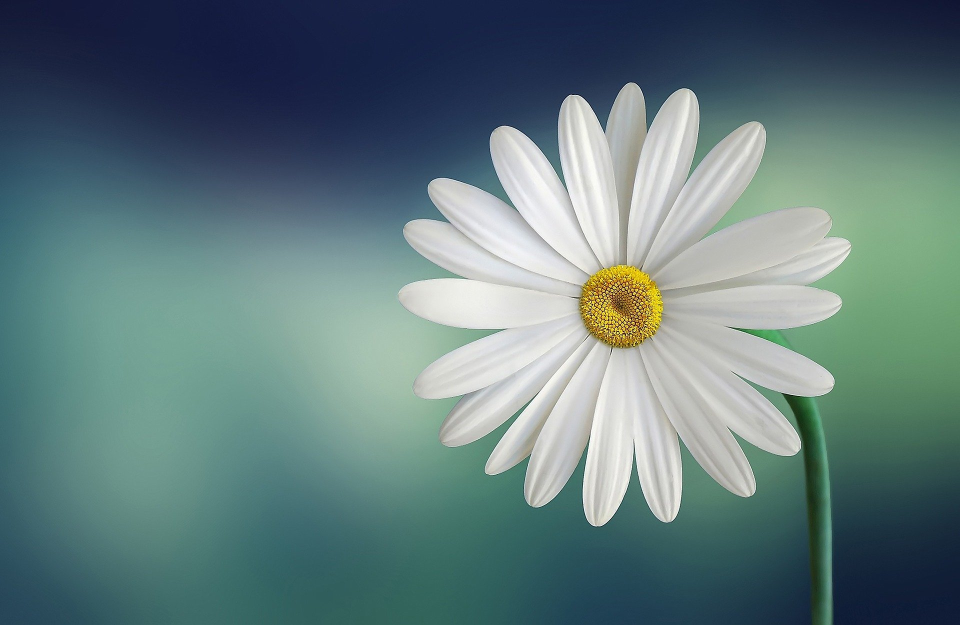
#> input picture Optimization/pic.jpg, 1920 x 1249 px (shown at 1/2 size)
$ jupyter execute AffineTransforms.ipynb   (shell and % lines are left out)
#> lines starting #> are read from the running program, lines starting #| are printed output that depends on the picture
[cell 1]
from celluloid import Camera # getting the camera
from PIL import Image
import numpy as np
import matplotlib.pyplot as plt
from scipy.spatial import ConvexHull, convex_hull_plot_2d
from IPython.display import HTML # to show the animation in Jupyter
import IPython.display as ipd
import warnings
warnings.simplefilter(action='ignore')

[cell 2]
img = plt.imread("pic.jpg")
#> img is the input picture: shape (1249, 1920, 3); mean R, G, B 97.4, 122.5, 124
# ipd.Image("pic.jpg")

[cell 3]
image = Image.open("pic.jpg")

[cell 4]
imx = image.thumbnail((128,128))

[cell 5]
# image.save(imx,'JPEG')

[cell 6]
image.resize((128,128))
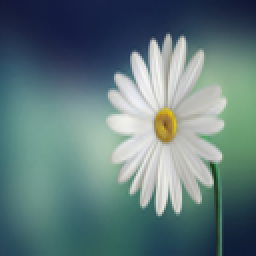
#> Out: PIL image 128x128 RGB (shown 2 times larger); mean R, G, B 97.4, 122.5, 124
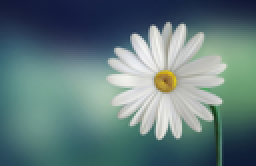
#> image: PIL image 128x83 RGB (shown 2 times larger); mean R, G, B 97.4, 122.5, 124

[cell 7]
image.rotate(180)
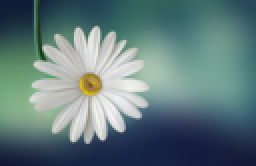
#> Out: PIL image 128x83 RGB (shown 2 times larger); mean R, G, B 97.4, 122.5, 124

[cell 8]
from PIL import ImageFilter
image.filter(ImageFilter.DETAIL)

[cell 9]
image.convert("RGB")

[cell 10]
# from pathlib import Path
# import glob

# paths = Path(".").glob("*.png")

[cell 11]
from PIL import ImageEnhance

enh = ImageEnhance.Contrast(image)
enh.enhance(1.7).show("30% more contrast")
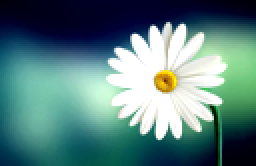
#> shown: PIL image 128x83 RGB (shown 2 times larger); mean R, G, B 89.5, 127, 126.7
